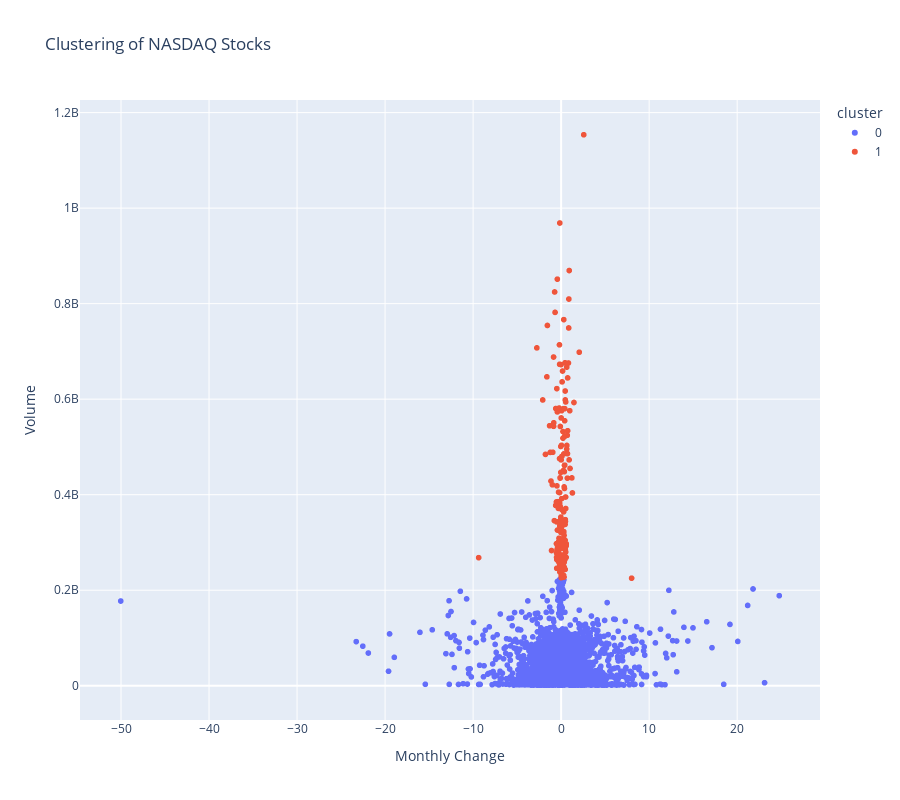

The notebook cell this image was saved under:
### Code cell
distortions = []
K = range(1, 11)
for k in K:
    kmeans = KMeans(n_clusters=k, random_state=42)
    kmeans.fit(df[['volume', 'daily_change']])
    distortions.append(kmeans.inertia_)

import matplotlib.pyplot as plt

plt.figure(figsize=(10, 6))
plt.plot(K, distortions, 'bx-')
plt.xlabel('Number of clusters')
plt.ylabel('Distortion')
plt.title('Elbow Method For Optimal k')
plt.show()

optimal_k = 2
kmeans = KMeans(n_clusters=optimal_k, random_state=42)
df['cluster'] = kmeans.fit_predict(df[['volume', 'daily_change']])
df['cluster'] = df['cluster'].astype(str)
fig_cluster = px.scatter(
    df,
    y="volume",
    x="daily_change",
    color="cluster",
    title="Clustering of NASDAQ Stocks",
    height=800,
    labels=map_colname_source_to_readable,
)
fig_cluster.show()

### Figure 1 — Plotly figure (JSON) as saved in the notebook; plotly's stock layout.template omitted (floating-point values rounded to 4 significant figures; data arrays with more than 128 entries replaced by an {"elided": "..."} marker saying what was removed)
{"data": [{"hovertemplate": "cluster=0<br>Monthly Change=%{x}<br>Volume=%{y}<extra></extra>", "legendgroup": "0", "marker": {"color": "#636efa", "symbol": "circle"}, "mode": "markers", "name": "0", "showlegend": true, "type": "scattergl", "x": {"elided": "2312 float values"}, "xaxis": "x", "y": {"elided": "2312 int values"}, "yaxis": "y"}, {"hovertemplate": "cluster=1<br>Monthly Change=%{x}<br>Volume=%{y}<extra></extra>", "legendgroup": "1", "marker": {"color": "#EF553B", "symbol": "circle"}, "mode": "markers", "name": "1", "showlegend": true, "type": "scattergl", "x": {"elided": "198 float values"}, "xaxis": "x", "y": {"elided": "198 int values"}, "yaxis": "y"}], "layout": {"height": 800, "legend": {"title": {"text": "cluster"}, "tracegroupgap": 0}, "title": {"text": "Clustering of NASDAQ Stocks"}, "xaxis": {"anchor": "y", "domain": [0, 1], "title": {"text": "Monthly Change"}}, "yaxis": {"anchor": "x", "domain": [0, 1], "title": {"text": "Volume"}}}}
